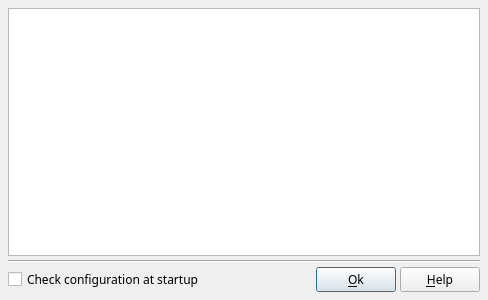
<?xml version="1.0" encoding="UTF-8"?>
<ui version="4.0">
 <class>DlgCheckConfig</class>
 <widget class="QDialog" name="DlgCheckConfig">
  <property name="windowModality">
   <enum>Qt::WindowModal</enum>
  </property>
  <property name="geometry">
   <rect>
    <x>0</x>
    <y>0</y>
    <width>488</width>
    <height>300</height>
   </rect>
  </property>
  <property name="font">
   <font>
    <family>Sans Serif</family>
   </font>
  </property>
  <property name="windowTitle">
   <string>Check configuration</string>
  </property>
  <layout class="QVBoxLayout" name="verticalLayout">
   <property name="spacing">
    <number>4</number>
   </property>
   <property name="margin">
    <number>8</number>
   </property>
   <item>
    <widget class="QListWidget" name="ListWidget"/>
   </item>
   <item>
    <widget class="Line" name="line">
     <property name="orientation">
      <enum>Qt::Horizontal</enum>
     </property>
    </widget>
   </item>
   <item>
    <layout class="QHBoxLayout" name="horizontalLayout_2">
     <property name="spacing">
      <number>4</number>
     </property>
     <item>
      <widget class="QCheckBox" name="CheckConfigAtStartupCB">
       <property name="text">
        <string>Check configuration at startup</string>
       </property>
      </widget>
     </item>
     <item>
      <spacer name="horizontalSpacer_2">
       <property name="orientation">
        <enum>Qt::Horizontal</enum>
       </property>
       <property name="sizeHint" stdset="0">
        <size>
         <width>40</width>
         <height>20</height>
        </size>
       </property>
      </spacer>
     </item>
     <item>
      <widget class="QPushButton" name="OKBT">
       <property name="toolTip">
        <string>Accept modification and exit dialog box</string>
       </property>
       <property name="text">
        <string>&amp;Ok</string>
       </property>
       <property name="icon">
        <iconset>
         <normaloff>:/img/action_ok.png</normaloff>:/img/action_ok.png</iconset>
       </property>
      </widget>
     </item>
     <item>
      <widget class="QPushButton" name="HelpBT">
       <property name="toolTip">
        <string>Open help page describing this dialog box</string>
       </property>
       <property name="text">
        <string>&amp;Help</string>
       </property>
       <property name="icon">
        <iconset>
         <normaloff>:/img/help.png</normaloff>:/img/help.png</iconset>
       </property>
       <property name="shortcut">
        <string>F1</string>
       </property>
      </widget>
     </item>
    </layout>
   </item>
  </layout>
 </widget>
 <resources>
  <include location="../../../RSCffDiaporama.qrc"/>
 </resources>
 <connections/>
</ui>
